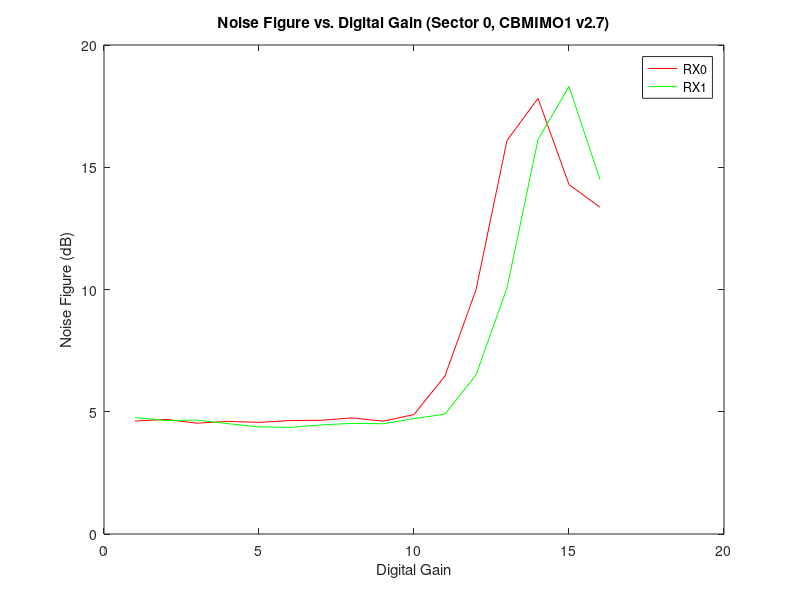
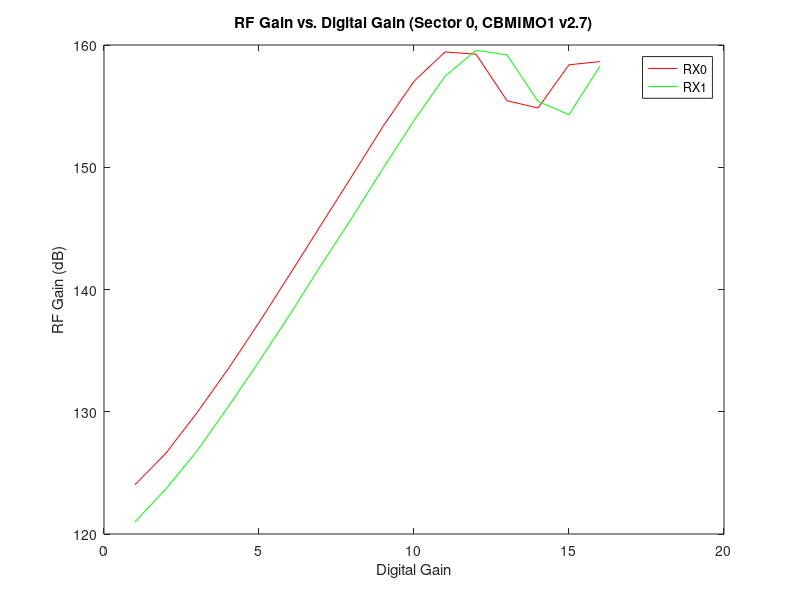
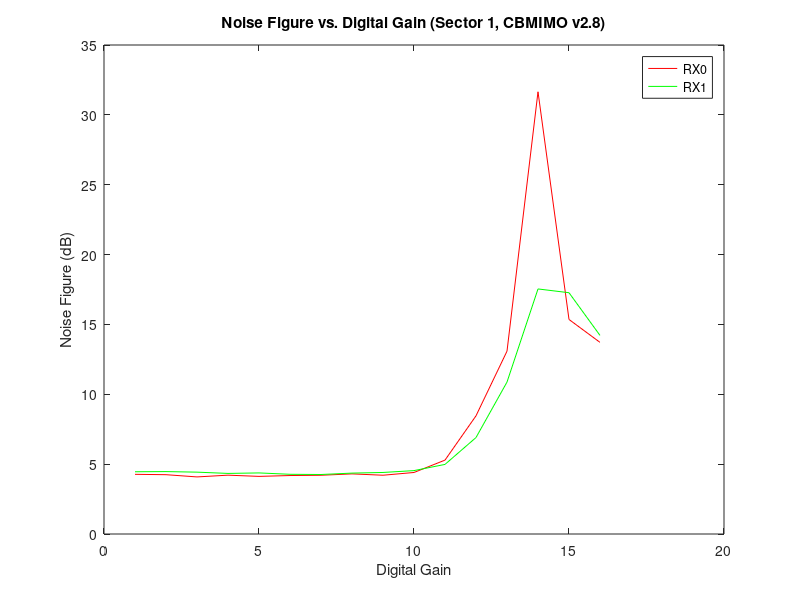
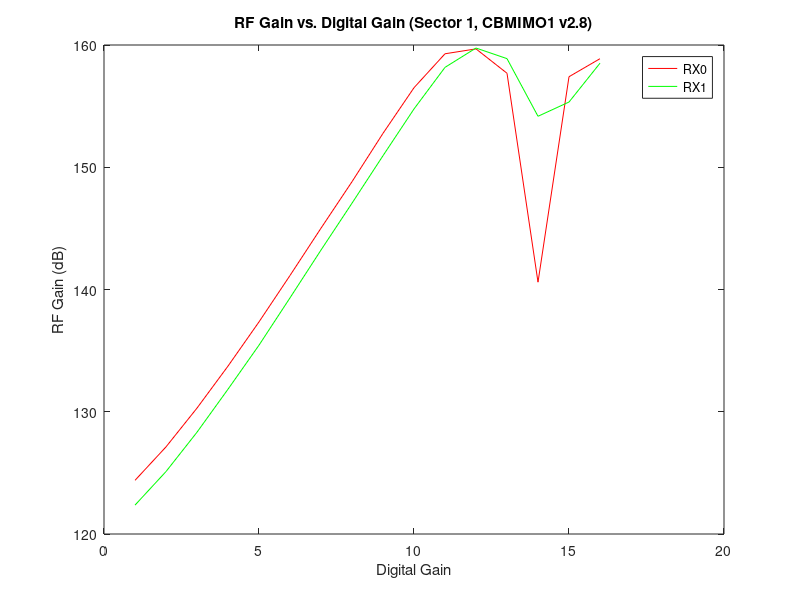

Write MATLAB code to recreate these figures, in order.
close all

load gain_table_v2_7_800_s1

figure(1)
plot(real(NF0),'r;RX0;',real(NF1),'g;RX1;')
title('Noise Figure vs. Digital Gain (Sector 0, CBMIMO1 v2.7)')
xlabel('Digital Gain')
ylabel('Noise Figure (dB)')

figure(2)
plot(real(G0),'r;RX0;',real(G1),'g;RX1;')
title('RF Gain vs. Digital Gain (Sector 0, CBMIMO1 v2.7)')
xlabel('Digital Gain')
ylabel('RF Gain (dB)')

load gain_table_v2_8_800_s2

figure(3)
plot(real(NF0),'r;RX0;',real(NF1),'g;RX1;')
title('Noise Figure vs. Digital Gain (Sector 1, CBMIMO v2.8)')
xlabel('Digital Gain')
ylabel('Noise Figure (dB)')

figure(4)
plot(real(G0),'r;RX0;',real(G1),'g;RX1;')
title('RF Gain vs. Digital Gain (Sector 1, CBMIMO1 v2.8)')
xlabel('Digital Gain')
ylabel('RF Gain (dB)')

load gain_table_v2_13_800_s3


figure(5)
plot(real(NF0),'r;RX0;',real(NF1),'g;RX1;')
title('Noise Figure vs. Digital Gain (Sector 2, CBMIMO v2.13)')
xlabel('Digital Gain')
ylabel('Noise Figure (dB)')

figure(6)
plot(real(G0),'r;RX0;',real(G1),'g;RX1;')
title('RF Gain vs. Digital Gain (Sector 2, CBMIMO1 v2.13)')
xlabel('Digital Gain')
ylabel('RF Gain (dB)')



